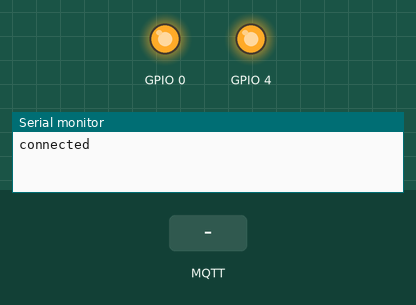
Bench run of a sketch on a simulated ESP8266 (NodeMCU). Parts: output pins drawn as LEDs (lit = HIGH), the last lines printed to the serial monitor. The inputs (shaded band) are chosen by the test bench. WiFi joins after 1.5 s; servers stay silent unless stated; no MQTT or app messages arrive unless stated.

Above: at 2.7 s.
2.8 s: MQTT message "1" arrives on the first subscribed topic
At 3.4 s:
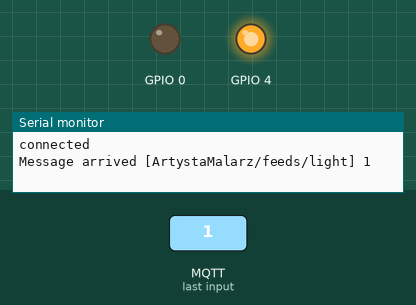
4.3 s: MQTT message "1" arrives on the second subscribed topic
At 4.6 s:
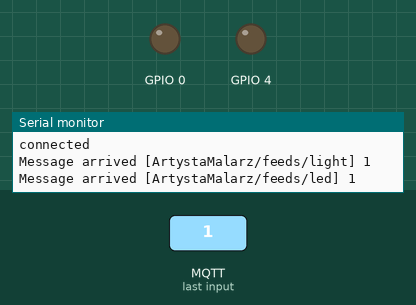
5.8 s: MQTT message "0" arrives on the first subscribed topic
At 7.1 s:
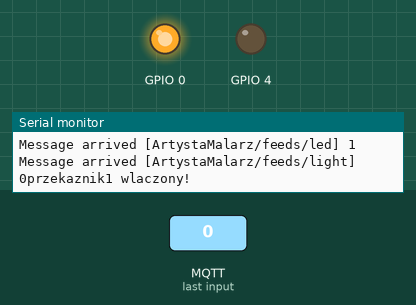
Timing chart, 0 to 8.8 s (numbered marks = the images above; inputs shaded):
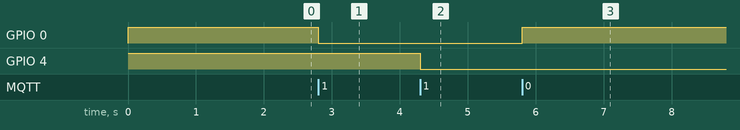

Measured:
- after the input at 2.8 s, GPIO 0: HIGH → LOW at once
- after the input at 4.3 s, GPIO 4: HIGH → LOW at once
- after the input at 5.8 s, GPIO 0: LOW → HIGH at once

The sketch:

mqtt_przekazniki.ino
```cpp
#include <ESP8266WiFi.h>
#include <Wire.h>
#include <PubSubClient.h>

#include "DHT.h"

#define DHTPIN 5 // what digital pin we're connected to NodeMCU (D6)

// Uncomment whatever type you're using!
#define DHTTYPE DHT11 // DHT 11

//#define DHTTYPE DHT22 // DHT 22 (AM2302), AM2321
//#define DHTTYPE DHT21 // DHT 21 (AM2301)
// Connect pin 1 (on the left) of the sensor to +5V
// NOTE: If using a board with 3.3V logic like an Arduino Due connect pin 1
// to 3.3V instead of 5V!
// Connect pin 2 of the sensor to whatever your DHTPIN is
// Connect pin 4 (on the right) of the sensor to GROUND
// Connect a 10K resistor from pin 2 (data) to pin 1 (power) of the sensor
// Initialize DHT sensor.
// Note that older versions of this library took an optional third parameter to
// tweak the timings for faster processors. This parameter is no longer needed
// as the current DHT reading algorithm adjusts itself to work on faster procs.


DHT dht(DHTPIN, DHTTYPE);

#define wifi_ssid "nazwa sieci"
#define wifi_password "haslo"

#define mqtt_server "adres serwera mqtt"

#define mqtt_user "login"
#define mqtt_password "haslo"

//topics:

#define swiatlo "ArtystaMalarz/feeds/light"
#define led "ArtystaMalarz/feeds/led"


WiFiClient espClient;
PubSubClient client(espClient);


////////////////////////odczyt stanu przelacdznika


void callback(char* topic, byte* payload, unsigned int length) {
 Serial.print("Message arrived [");
 Serial.print(topic);
 Serial.print("] ");

 if (strcmp(topic,"ArtystaMalarz/feeds/light")== 0)
 {
 for (int i=0;i<length;i++) {
  char receivedChar = (char)payload[i];
  Serial.print(receivedChar);
  if (receivedChar == '0'){
  // ESP8266 Huzzah outputs are "reversed"
  digitalWrite(0, HIGH);
   Serial.print("przekaznik1 wlaczony!");
  }
  if (receivedChar == '1')
   digitalWrite(0, LOW);
  }
  Serial.println();
 }

//////////////////////pezkaznik2
 if (strcmp(topic,"ArtystaMalarz/feeds/led")== 0)
 {
 for (int i=0;i<length;i++) {
  char receivedChar = (char)payload[i];
  Serial.print(receivedChar);
  if (receivedChar == '0'){
  // ESP8266 Huzzah outputs are "reversed"
  digitalWrite(4, HIGH);
   Serial.print("przekaznik2 wlaczony!");
  }
  if (receivedChar == '1')
   digitalWrite(4, LOW);
  }
  Serial.println();
 }


}


/////////////////////////


void setup() {

  pinMode(4, OUTPUT);
   pinMode(0, OUTPUT);
     digitalWrite(4, HIGH);
       digitalWrite(0, HIGH);

  Serial.begin(9600);
  dht.begin();
  setup_wifi();
  client.setServer(mqtt_server, 1883);
//////
   client.setCallback(callback);

 //////////
}

String macToStr(const uint8_t* mac)
{
  String result;
  for (int i = 0; i < 6; ++i) {
    result += String(mac[i], 16);
    if (i < 5)
      result += ':';
  }
  return result;
}


void setup_wifi() {
  delay(10);
  // We start by connecting to a WiFi network
  Serial.println();
  Serial.print("Connecting to ");
  Serial.println(wifi_ssid);

  WiFi.begin(wifi_ssid, wifi_password);

  while (WiFi.status() != WL_CONNECTED) {
    delay(500);
    Serial.print(".");
  }

  Serial.println("");
  Serial.println("WiFi connected");
  Serial.println("IP address: ");
  Serial.println(WiFi.localIP());
}

void reconnect() {
  // Loop until we're reconnected
  while (!client.connected()) {
        Serial.print("Attempting MQTT connection...");

          // Generate client name based on MAC address and last 8 bits of microsecond counter
      String clientName;
      clientName += "esp8266-";
      uint8_t mac[6];
      WiFi.macAddress(mac);
      clientName += macToStr(mac);
      clientName += "-";
      clientName += String(micros() & 0xff, 16);
      Serial.print("Connecting to ");
      Serial.print(mqtt_server);
      Serial.print(" as ");
      Serial.println(clientName);


    // Attempt to connect
    // If you do not want to use a username and password, change next line to
 //if (client.connect((char*) clientName.c_str())) {
       if (client.connect((char*) clientName.c_str(), mqtt_user, mqtt_password)) {
      Serial.println("connected");
        client.subscribe("ArtystaMalarz/feeds/light");
  client.subscribe("ArtystaMalarz/feeds/led");

    } else {
      Serial.print("failed, rc=");
      Serial.print(client.state());
      Serial.println(" try again in 5 seconds");
      // Wait 5 seconds before retrying
      delay(5000);
    }
  }
}

void loop() {

      if (!client.connected()) {
        reconnect();
      }
      client.loop();


}
```
